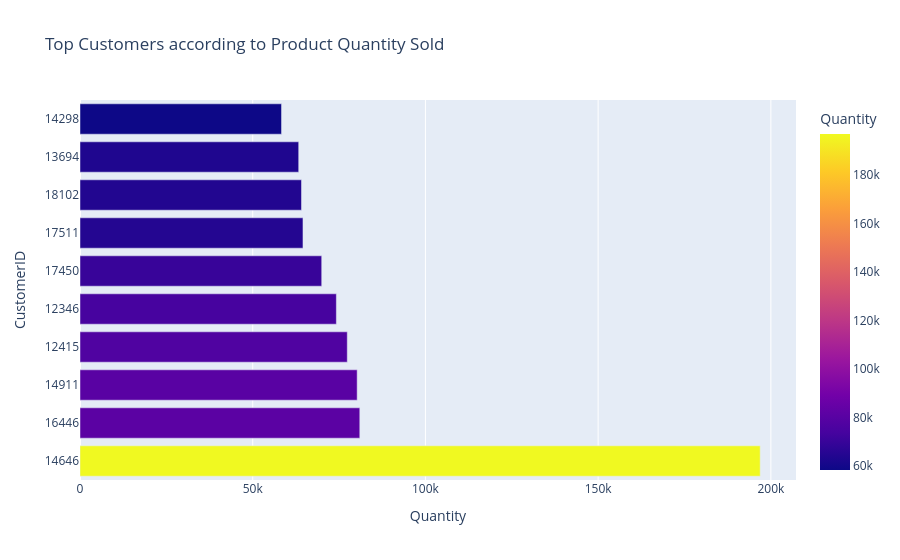

This figure's notebook cell:
### Code cell
# Horizontal bar plot for top customers by quantity
fig_quantity = px.bar(top_customers_by_quantity, x="Quantity", y="CustomerID", color="Quantity", orientation='h', title="Top Customers according to Product Quantity Sold")
fig_quantity.update_xaxes(title="Quantity")
fig_quantity.update_yaxes(title="CustomerID", type = 'category')
fig_quantity.show()

### Figure 1 — Plotly figure (JSON) as saved in the notebook; plotly's stock layout.template omitted (floating-point values rounded to 4 significant figures)
{"data": [{"alignmentgroup": "True", "hovertemplate": "Quantity=%{marker.color}<br>CustomerID=%{y}<extra></extra>", "legendgroup": "", "marker": {"color": [196915, 80997, 80240, 77374, 74215, 69973, 64549, 64124, 63312, 58343], "coloraxis": "coloraxis", "pattern": {"shape": ""}}, "name": "", "offsetgroup": "", "orientation": "h", "showlegend": false, "textposition": "auto", "type": "bar", "x": [196915, 80997, 80240, 77374, 74215, 69973, 64549, 64124, 63312, 58343], "xaxis": "x", "y": [14646, 16446, 14911, 12415, 12346, 17450, 17511, 18102, 13694, 14298], "yaxis": "y"}], "layout": {"autosize": true, "barmode": "relative", "coloraxis": {"colorbar": {"title": {"text": "Quantity"}}, "colorscale": [[0, "#0d0887"], [0.1111, "#46039f"], [0.2222, "#7201a8"], [0.3333, "#9c179e"], [0.4444, "#bd3786"], [0.5556, "#d8576b"], [0.6667, "#ed7953"], [0.7778, "#fb9f3a"], [0.8889, "#fdca26"], [1, "#f0f921"]]}, "legend": {"tracegroupgap": 0}, "title": {"text": "Top Customers according to Product Quantity Sold"}, "xaxis": {"anchor": "y", "autorange": true, "domain": [0, 1], "range": [0, 207300.0], "title": {"text": "Quantity"}, "type": "linear"}, "yaxis": {"anchor": "x", "autorange": true, "domain": [0, 1], "range": [-0.5, 9.5], "title": {"text": "CustomerID"}, "type": "category"}}}
